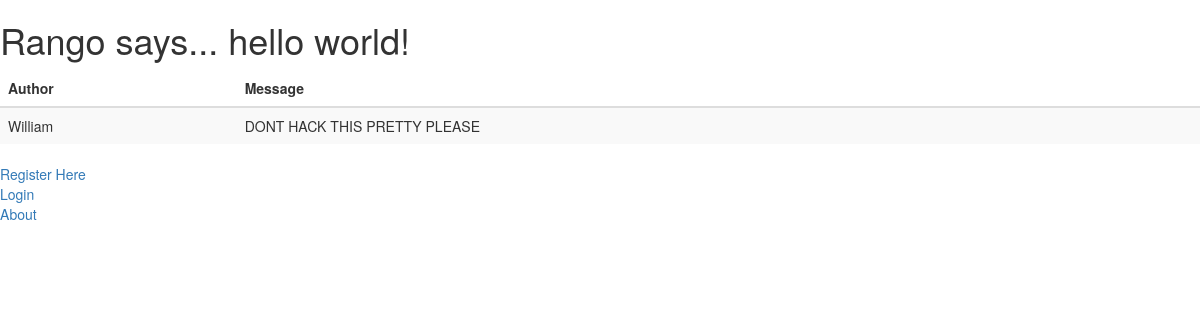
The app's page /rango/, older data.
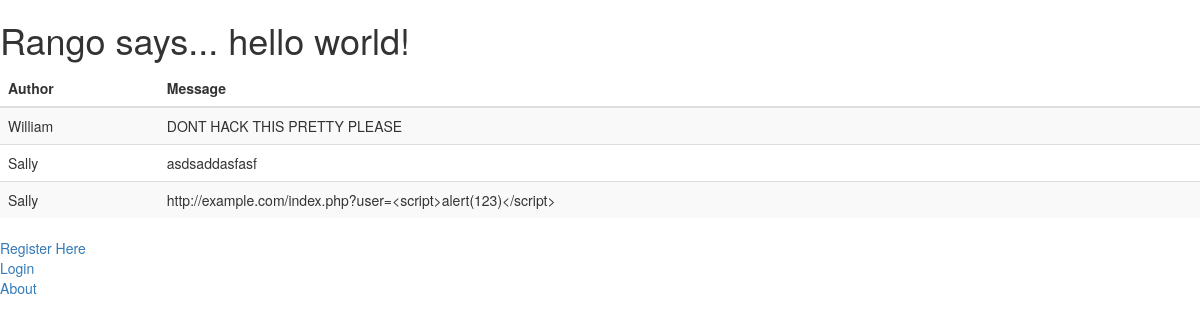
The same page, newer data.
### rango/models.py (models this page shows)
class Message(models.Model):
    author = models.ForeignKey(UserProfile)
    text = models.CharField(max_length=144)

class UserProfile(models.Model):
    user = models.OneToOneField(User)
    account_number = models.AutoField(primary_key = True)
    name = models.CharField(max_length = 40)
    surname = models.CharField(max_length = 40)
    balance = models.FloatField()
    def __unicode__(self):
        return self.user.username

### rango/views.py (the view)
def index(request):
    context = dict()
    if request.user.is_authenticated():
        if request.user.is_superuser:
            profiles = UserProfile.objects.all()
            context["profiles"] = profiles
        else:
            profile = UserProfile.objects.get(user=User.objects.get(id=request.user.id))
            context["profile"] = profile
    else:
        messages = Message.objects.all();
        context["messages"]= messages
    return render(request, 'rango/index.html', context)

### templates/rango/index.html (shortened to what this page needs)
<!DOCTYPE html>
<html>
    <head>
        <link rel="stylesheet" href="http://maxcdn.bootstrapcdn.com/bootstrap/3.3.6/css/bootstrap.min.css">
    </head>
    <body>
       {% if user.is_authenticated %}
        <div class="container">
        <h2>Welcome {{user.username}}</h2>
        <p>Add a new message:
        <form action="postcomment/" method="POST">
        {% csrf_token %}
        <input type = "text" name="postmessage"><br>
        <input type="submit" value="Submit">
        </form></p>
        <table class="table table-striped">
            <thead>
            <tr>
                <th>Firstname</th>
                <th>Lastname</th>
                <th>Balance</th>
            </tr>
            </thead>
            <tbody>
            {% if profiles %}
                {% for profile in profiles %}
                    <tr>
                        <td>{{profile.name}}</td>
                        <td>{{profile.surname}}</td>
                        <td>{{profile.balance}}</td>
                    </tr>
                {% endfor %}
            {% endif %}
            {% if profile %}
                <tr>
                    <td>{{profile.name}}</td>
                    <td>{{profile.surname}}</td>
                    <td>{{profile.balance}}</td>
                </tr>
            {% endif %}
    </tbody>
  </table>
</div>
    {% else %}
            <h1>Rango says... hello world!</h1>
        {% if messages %}
 <table class="table table-striped">
            <thead>
            <tr>
                <th>Author</th>
                <th>Message</th>
            </tr>
            </thead>
            <tbody>
            {% for message in messages %}
                <tr>
                    <td>{{message.author}}</td>
                    <td>{{message.text}}</td>
                </tr>
            {% endfor %}
            </tbody>
        {% endif %}
    {% endif %}
</table>
    {% if user.is_authenticated %}
        <a href="/rango/restricted/">Restricted Page</a><br />
        <a href="/rango/logout/">Logout</a><br />
    {% else %}
        <a href="/rango/register/">Register Here</a><br />
        <a href="/rango/login/">Login</a><br />
    {% endif %}
    <a href="/rango/about/">About</a><br/>
    </body>
</html>

Row changes from the older to the newer data that the page shows:
added Message: author "Sally", text "asdsaddasfasf"
added Message: author "Sally", text "http://example.com/index.php?user=<script>alert(123)</script>"
